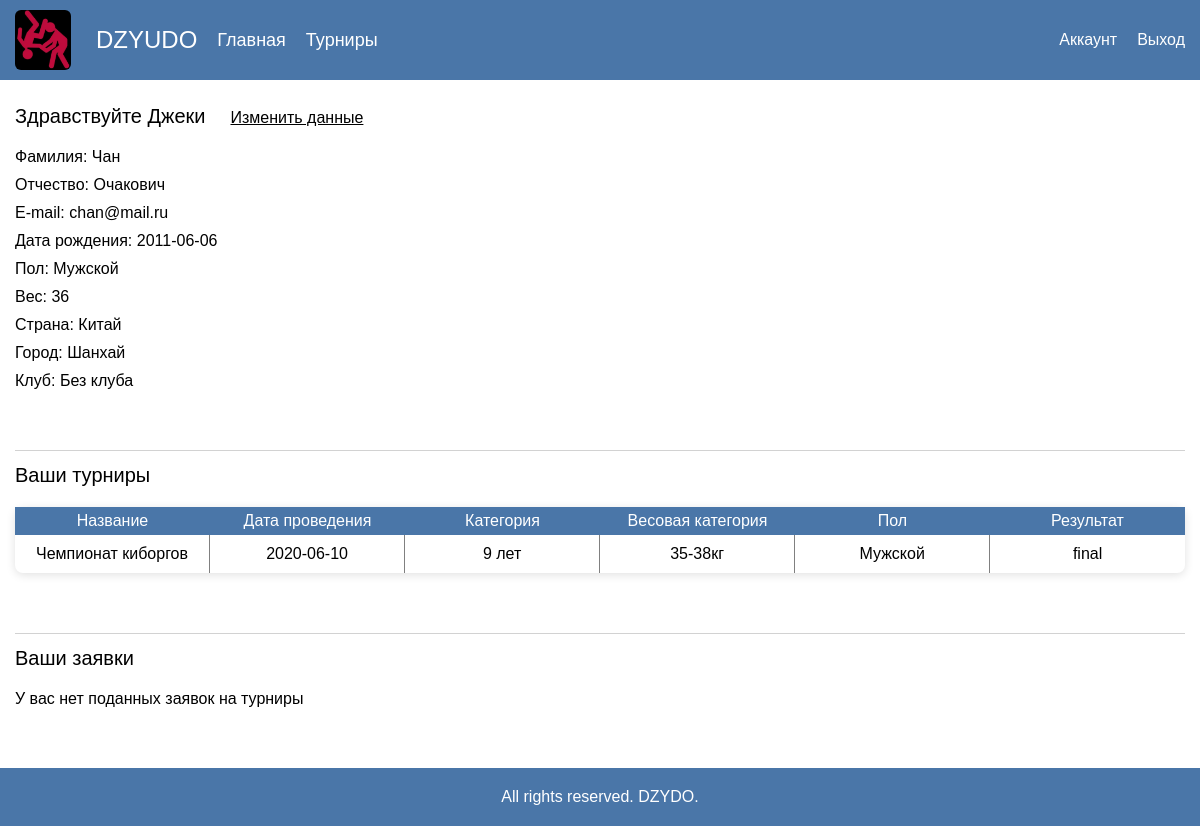
The page /cabinet (signed in) on the database its author committed.
### tables this page shows
CREATE TABLE `user` (
  `id` int(11) NOT NULL,
  `name` varchar(255) NOT NULL,
  `surname` varchar(255) DEFAULT NULL,
  `patronymic` varchar(255) DEFAULT NULL,
  `country` varchar(255) DEFAULT NULL,
  `city` varchar(255) DEFAULT NULL,
  `email` varchar(255) NOT NULL,
  `data_of_birth` date DEFAULT NULL,
  `sex_id` int(11) NOT NULL,
  `weight` int(11) DEFAULT NULL,
  `club_id` int(11) NOT NULL,
  `role` varchar(255) NOT NULL DEFAULT 'user',
  `password` varchar(255) NOT NULL
);

CREATE TABLE `sex` (
  `id` int(11) NOT NULL,
  `name` varchar(255) DEFAULT NULL
);

CREATE TABLE `club` (
  `id` int(11) NOT NULL,
  `name` varchar(255) NOT NULL
);

CREATE TABLE `tournament` (
  `id` int(11) NOT NULL,
  `name` varchar(255) NOT NULL,
  `sex_id` int(11) NOT NULL,
  `category_id` int(11) NOT NULL,
  `weight` varchar(255) NOT NULL,
  `data` date NOT NULL,
  `gold` int(11) DEFAULT NULL,
  `silver` int(11) DEFAULT NULL,
  `bronze` int(11) DEFAULT NULL,
  `toss` varchar(255) DEFAULT NULL
);

CREATE TABLE `category` (
  `id` int(11) NOT NULL,
  `name` varchar(255) NOT NULL
);

CREATE TABLE `result` (
  `id` int(11) NOT NULL,
  `name` varchar(255) NOT NULL
);

### config/routes.php (called while the page is built)
<?php
return array(
    'tournaments/([0-9]+)/matches/([0-9]+)' => 'tournaments/matchView/$1/$2',
    'tournaments/([0-9]+)' => 'tournaments/view/$1',
    'tournaments' => 'tournaments/index',
    'admin/request/delete/([0-9]+)' => 'admin/requestDelete/$1',
    'admin/tournaments/([0-9]+)/matches/edit/([0-9]+)' => 'admin/matchEdit/$1/$2',
    'admin/tournaments/toss/([0-9]+)' => 'admin/toss/$1',
    'admin/tournaments/invite/([0-9]+)/user/([0-9]+)' => 'admin/inviteTry/$1/$2',
    'admin/tournaments/invite/([0-9]+)' => 'admin/invite/$1',
    'admin/tournaments/delete/([0-9]+)' => 'admin/tournamentsDelete/$1',
    'admin/tournaments/edit/([0-9]+)' => 'admin/tournamentsEdit/$1',
    'admin/tournaments/([0-9]+)' => 'admin/tournamentsView/$1',
    'admin/tournaments/add' => 'admin/tournamentsAdd',
    'admin/tournaments' => 'admin/tournaments',
    'admin/users/edit/([0-9]+)' => 'admin/usersEdit/$1',
    'admin/users/([0-9]+)' => 'admin/usersView/$1',
    'admin/users/add' => 'admin/usersAdd',
    'admin/users' => 'admin/users',
    'admin' => 'admin/index',
    'cabinet/edit' => 'cabinet/edit',
    'cabinet' => 'cabinet/index',
    'user/logout' => 'user/logout',
    'user/register' => 'user/register',
    'user/login' => 'user/login',
    '' => 'main/index',
);

### controllers/CabinetController.php (called while the page is built, shortened)
<?php
include_once ROOT.'/models/USER.php';
include_once ROOT . '/models/Tournament.php';
include_once ROOT . '/models/Request.php';
class CabinetController
{
    public function actionIndex(){
        $id = USER::isLogged();
        $userView = USER::getUserView($id);
        $tournaments = Tournament::getTournamentsByIdUser($id);
        $request = Request::getRequestsByIdUser($id);
        include_once("views/cabinet.php");
        return true;
    }
}

### index.php (called while the page is built, shortened)
<?php
require_once (ROOT.'/components/Router.php');
require_once (ROOT.'/components/DB.php');
$router = new Router();
$router -> run();

### models/USER.php (called while the page is built, shortened)
<?php
class USER
{
    public static function isGuest()
    {
        if (!isset($_SESSION['logged_user'])) {
            return true;
        } else {
            return false;
        }
    }
    public static function getUserView($id)
    {
        if ($id) {
            $db = new DB();
            $sql = "SELECT user.name,user.password, user.surname,user.patronymic,user.country,user.city,user.email,user.data_of_birth,sex.name as 'sex_name',user.weight,club.name as 'club_name' FROM user INNER JOIN club INNER JOIN sex ON user.club_id = club.id AND user.sex_id = sex.id WHERE user.id = :id";
            $user = $db->queryObj($sql, [':id' => $id]);
            $vars = get_object_vars($user);
            return $user;
        }
    }
}

### components/DB.php (called while the page is built, shortened)
<?php
class DB extends PDO
{
    public  function queryObj($sql, $params)
    {
        $stmt = $this->prepare($sql);
        $stmt->execute($params);
        return $some = $stmt->fetch(PDO::FETCH_OBJ);
    }
    public  function queryAssoc($sql, $params)
    {
        $stmt = $this->prepare($sql);
        $stmt->execute($params);
        return $some = $stmt->fetchAll(PDO::FETCH_ASSOC);
    }
}

### models/Tournament.php (called while the page is built, shortened)
<?php
class Tournament
{
    public static function getTournamentsByIdUser($id)
    {
        if ($id) {
            $db = new DB();
            $sql = "SELECT tournament.id, tournament.name AS 'tournament_name',category.name AS 'category_name',tournament.weight ,tournament.data,result.name AS 'result_name',sex.name as 'sex' FROM tournament INNER JOIN category INNER JOIN tournament_participant INNER JOIN user INNER JOIN result INNER JOIN sex ON tournament.sex_id = sex.id AND user.id = tournament_participant.user_id AND tournament.id = tournament_participant.tournament_id AND category.id = tournament.category_id AND result.id = tournament_participant.result_id WHERE user.id = :user_id";
            return $db->queryAssoc($sql, [':user_id' => $id]);
        }
    }
}

### models/Request.php (called while the page is built, shortened)
<?php
class Request
{
    public static function getRequestsByIdUser($id){
        $db = new DB();
        return $db->queryAssoc("SELECT  tournament.id, tournament.name ,category.name AS 'category_name',tournament.weight ,tournament.data,sex.name as 'sex' FROM user INNER JOIN sex INNER JOIN tournament  INNER JOIN request INNER JOIN category ON user.sex_id = sex.id AND  user.id = request.user_id AND tournament.id = request.tournament_id AND tournament.category_id = category.id WHERE  user.id = :id",[':id'=>$id]);
    }
}

### views/cabinet.php (the view, shortened to what this page needs)
<?php
include_once('header.php');
?>
<div class="cabinet">
    <div class="container">
        <div class="cabinet-content">
            <div class="cabinet-up-wrap">
                <div class="cabinet-title">
                    Здравствуйте <?php echo $userView->name?></div>
                <a href="/cabinet/edit">Изменить данные</a>
            </div>
            <div class="cabinet-info">
                <div class="cabinet-info-row">Фамилия: <?php echo $userView->surname?></div>
                <div class="cabinet-info-row">Отчество: <?php echo $userView->patronymic?></div>
                <div class="cabinet-info-row">E-mail: <?php echo $userView->email?></div>
                <div class="cabinet-info-row">Дата рождения: <?php echo $userView->data_of_birth?></div>
                <div class="cabinet-info-row">Пол: <?php echo $userView->sex_name?></div>
                <div class="cabinet-info-row">Вес: <?php echo $userView->weight?></div>
                <div class="cabinet-info-row">Страна: <?php echo $userView->country?></div>
                <div class="cabinet-info-row">Город: <?php echo $userView->city?></div>
                <div class="cabinet-info-row">Клуб: <?php echo $userView->club_name?></div>
            </div>
            <div class="cabinet-tournaments">
                <div class="cabinet-tournaments-title">Ваши турниры</div>
                <div class="cabinet-tournaments-wrap">
                    <?php if ($tournaments == NULL):?>
                    <div class="cabinet-tournaments-no">Вы еще не участвовали ни в одном турнире</div>
                    <?else:?>
                        <?php foreach ($tournaments as $tournament):?>
                            <a href='/tournaments/<?php echo $tournament['id']?>' style="text-decoration: none">
                                <div class="index-tournament-x">
                                    <div class="index-tournament-x-up">
                                        <div class="index-tournament-x-some" style="width: 20%">Название</div>
                                        <div class="index-tournament-x-some" style="width: 20%">Дата проведения</div>
                                        <div class="index-tournament-x-some" style="width: 20%">Категория</div>
                                        <div class="index-tournament-x-some" style="width: 20%">Весовая категория</div>
                                        <div class="index-tournament-x-some" style="width: 20%">Пол</div>
                                        <div class="index-tournament-x-some" style="width: 20%">Результат</div>
                                    </div>
                                    <div class="index-tournament-x-down">
                                        <div class="index-tournament-x-name" style="width: 20%"><?php echo $tournament['tournament_name']?></div>
                                        <div class="index-tournament-x-date" style="width: 20%"><?php echo $tournament['data']?></div>
                                        <div class="index-tournament-x-category" style="width: 20%"><?php echo $tournament['category_name']?> лет</div>
                                        <div class="index-tournament-x-weight" style="width: 20%"><?php echo $tournament['weight']?>кг</div>
                                        <div class="index-tournament-x-sex" style="width: 20%;border-right: 1px solid grey"><?php echo $tournament['sex']?></div>
                                        <div class="index-tournament-x-sex" style="width: 20%"><?php echo $tournament['result_name']?></div>
                                    </div>
                                </div>
                            </a>
                        <?php endforeach;?>
                    <?php endif;?>
                </div>
            </div>
            <div class="cabinet-request">
                <div class="cabinet-tournaments-title">Ваши заявки</div>
                <div class="cabinet-tournaments-wrap">
                    <?php if ($request == NULL):?>
                        <div class="cabinet-tournaments-no">У вас нет поданных заявок на турниры</div>
                    <?php endif;?>
                </div>
            </div>
        </div>
    </div>
</div>
<?php
include_once('footer.php');
?>

### components/Router.php (shortened to what this page needs)
<?php
class Router{
    private $routes;
    public function __construct()
    {
        $routerPath = ROOT.'/config/routes.php';
        $this->routes = include($routerPath);
    }
    private function getURI()
    {
        if (!empty($_SERVER['REQUEST_URI'])){
            return trim( $_SERVER['REQUEST_URI'] , '/');
        }
    }
    public function run()
    {
        $uri = $this->getURI();
        foreach ($this->routes as $uriPattern => $path){
            if (preg_match("~^$uriPattern$~", $uri)) {
                $internalRoute = preg_replace("~^$uriPattern$~",$path,$uri);
                $segments = explode('/', $internalRoute);
                $controllerName = ucfirst(array_shift($segments) . 'Controller');
                $actionName = 'action' . ucfirst(array_shift($segments));
                $parameters = $segments;
                $controllerObject = new $controllerName;
                $result = call_user_func_array(array($controllerObject,$actionName),$parameters);
                if ($result != null) {
                    break;
                }
            }
        }
    }
}

### views/header.php (shortened to what this page needs)
<!doctype html>
<html lang="ru">
<head>
    <link href="/css/style.css" rel="stylesheet" type="text/css">
</head>
<body>
<header>
    <div class="container">
        <div class="header-content">
            <div class="header-content-left">
                <img src="/img/logo.jpg" alt="" class="logo">
                <div class="header-2-name">DZYUDO</div>
                <a href="/" class="header-2-a">Главная</a>
                <a href="/tournaments" class="header-2-a">Турниры</a>
            </div>
            <div class="header-content-right">
                <?php if (USER::isGuest()):?>
                <div class="header-content-right-some"><a href="/user/register">Зарегестрироваться</a></div>
                <div class="header-content-right-some"><a href="/user/login">Вход</a></div>
                <?php else: ?>
                <div class="header-content-right-some"><a href="/cabinet">Аккаунт</a></div>
                <div class="header-content-right-some"><a href="/user/logout">Выход</a></div>
                <?php endif; ?>
            </div>
        </div>
    </div>
</header>

### views/footer.php (shortened to what this page needs)
<footer>
    <div class="container">
    <div class="copyright">All rights reserved. DZYDO. </div>
    </div>
</footer>
</body>
</html>

### css/style.css (style rules this page uses)
* { padding: 0; margin: 0; box-sizing: border-box; font-family: Arial, sans-serif; color: black; }
.container { max-width: 1200px; margin: 0 auto; padding-left: 15px; padding-right: 15px; }
header { background-color: #4a76a8; color: white; padding-top: 10px; padding-bottom: 10px; }
body { min-height: 100vh; }
footer { background-color: #4a76a8; color: white; padding-top: 20px; padding-bottom: 20px; }
.copyright { text-align: center; color: white; }
.header-content { display: flex; justify-content: space-between; align-items: center; }
.logo { width: 56px; border-radius: 6px; margin-right: 25px; }
.header-content-right { display: flex; }
.header-content-right-some>a { text-decoration: none; color: white; }
.header-content-right-some:last-child { margin-left: 20px; }
.header-2-name { font-size: 24px; color: white; }
.header-2-a { margin-left: 20px; color: white; text-decoration: none; font-size: 18px; }
.header-content-left { display: flex; align-items: center; }
.cabinet { padding-top: 25px; padding-bottom: 25px; }
.cabinet-title { font-size: 20px; margin-bottom: 20px; margin-right: 25px; }
.cabinet-info-row { margin-bottom: 10px; }
.cabinet-tournaments { margin-top: 60px; padding-top: 13px; border-top: 1px solid #d2d2d2; }
.cabinet-request { margin-top: 60px; padding-top: 13px; border-top: 1px solid #d2d2d2; }
.cabinet-tournaments-title { font-size: 20px; margin-bottom: 20px; }
.cabinet-up-wrap { display: flex; }
.cabinet-up-wrap>a { padding-top: 4px; }
.index-tournament-x { margin-bottom: 25px; box-shadow: 0 2px 10px 0 rgba(0,0,0,.12); border-radius: 8px; }
.index-tournament-x-up { display: flex; }
.index-tournament-x-down { display: flex; }
.index-tournament-x-some { width: 25%; background-color: #4a76a8; color: white; padding: 5px; text-align: center; }
.index-tournament-x-name, .index-tournament-x-date, .index-tournament-x-category, .index-tournament-x-weight, .index-tournament-x-sex { width: 25%; padding-top: 10px; padding-bottom: 10px; text-align: center; border-right: 1px solid grey; }
.index-tournament-x-sex { border-right: none; }
.cabinet, .tournaments, .viewTourn, .admin-start, .ch0ch, .register, .match, .edit, .inviteTry { min-height: 86vh; }

### rows shown on the page
user: name "Джеки", surname "Чан", patronymic "Очакович", email "chan@mail.ru", data_of_birth "2011-06-06", sex.name "Мужской", weight "36", country "Китай", city "Шанхай", club.name "Без клуба"
tournament: name "Чемпионат киборгов", data "2020-06-10", category.name "9", weight "35-38", sex.name "Мужской", result.name "final"
